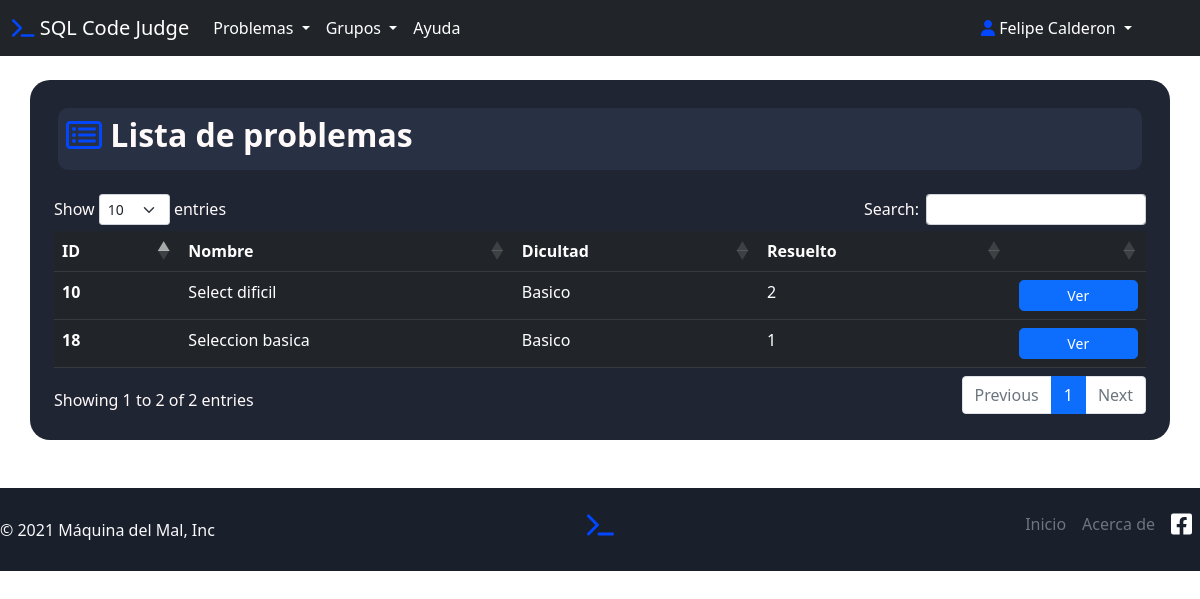
/php/listaProblemas.php (signed in), run on the app's committed database.
### tables this page shows
CREATE TABLE `problema` (
  `idPROBLEMA` int(11) NOT NULL,
  `Titulo` varchar(45) NOT NULL,
  `Descripcion` longtext NOT NULL,
  `DOCENTE_idUsuario` int(11) NOT NULL,
  `Solucion` longtext NOT NULL,
  `CATEGORIA_idCATEGORIA` int(11) NOT NULL,
  `dificultad` enum('Basico','Intermedio','Avanzado') NOT NULL,
  `NombreBaseDatos` enum('World','Sakila','Nwind') NOT NULL
);

### php/listaProblemas.php (the view, shortened to what this page needs)
<?php
$conexion = conectar();
?>
<!DOCTYPE html>
<html lang="es">
<head>
    <link rel="stylesheet" href="../css/style-main.css">
    <link href="https://cdn.jsdelivr.net/npm/bootstrap@5.1.1/dist/css/bootstrap.min.css" rel="stylesheet">
    <link rel="stylesheet" href="https://cdn.datatables.net/1.11.3/css/dataTables.bootstrap5.min.css">
    <link rel="stylesheet" href="https://cdn.datatables.net/autofill/2.3.7/css/autoFill.bootstrap5.min.css">
</head>
<body>
    <div>
        <nav class="navbar navbar-expand-lg navbar-dark bg-dark">
            <div class="container-fluid">
                <a class="navbar-brand" href="../index.php" id="logo"><i class="fas fa-terminal" style="color: #0247fe;"></i> SQL Code Judge</a>
                <div class="collapse navbar-collapse" id="navbarSupportedContent">
                    <ul class="navbar-nav me-auto mb-2 mb-lg-0">
                        <li class="nav-item dropdown">
                            <a class="nav-link dropdown-toggle" href="#" id="navbarDropdown" role="button" data-bs-toggle="dropdown" aria-expanded="false">
                                Problemas
                            </a>
                        </li>
                        <?php
                        if (isset($_SESSION['tipo'])) {
                            $usuario = $_SESSION['tipo'];
                            if ($usuario != "alumno") {
                        ?>
                                <li class="nav-item dropdown">
                                    <a class="nav-link dropdown-toggle" id="navbarDropdown" role="button" href="#" data-bs-toggle="dropdown" aria-expanded="false">
                                        Grupos
                                    </a>
                                </li>
                        <?php
                            }
                        }
                        ?>
                        <li class="nav-item">
                            <a class="nav-link active" aria-current="page" href="#">Ayuda</a>
                        </li>
                    </ul>
                    <ul class="navbar-nav  mb-2 mb-lg-0">
                        <li class="nav-item dropdown mx-5">
                            <a class="nav-link dropdown-toggle" href="#" id="navbarDropdown" role="button" data-bs-toggle="dropdown" aria-expanded="false">
                                <i class="fas fa-user" style="color: #0247fe;"></i> <?php echo $_SESSION['nombres'] . " " . $_SESSION['apellidos'] ?>
                            </a>
                        </li>
                    </ul>
                </div>
            </div>
        </nav>
        <div class="dark-container container card-body mt-4 p-4">
            <div class="dark-div mt-1 mx-1 mb-4 py-2 px-2">
                <h2 style="color: snow;"><i class="far fa-list-alt" style="color: #0247fe;"></i> <strong>Lista de problemas</strong></h2>
            </div>
            <table id="tablasLista" class="table table-dark table-hover" style="width:100%">
                <thead>
                    <tr>
                        <th scope="col">ID</th>
                        <th scope="col">Nombre</th>
                        <th scope="col">Dicultad</th>
                        <th scope="col">Resuelto</th>
                        <th scope="col"></th>
                    </tr>
                </thead>
                <tbody>
                    <?php
                    $sql = "select P.idPROBLEMA,P.titulo,P.dificultad,
                                (
                                    select count(distinct E.ALUMNO_idAlumno) from envio E where E.Estado= 'AC' AND E.PROBLEMA_idPROBLEMA = P.idPROBLEMA
                                )as Resueltos
                                from PROBLEMA P ;";
                    $resultado = mysqli_query($conexion, $sql);
                    while ($mostra = mysqli_fetch_array($resultado)) {
                    ?>
                        <tr>
                            <th><?php echo $mostra['idPROBLEMA'] ?></th>
                            <td><?php echo $mostra['titulo'] ?></td>
                            <td><?php echo $mostra['dificultad'] ?></td>
                            <td><?php echo $mostra['Resueltos'] ?></td>
                            <form action="Problema.php">
                                <td><button type="submit" class="btn btn-primary btn-sm w-100 rounded-3" name="id" value="<?php echo $mostra['idPROBLEMA'] ?>">Ver</button></td>
                            </form>
                        </tr>
                    <?php
                    }
                    ?>
                </tbody>
            </table>
        </div>
    </div>
</body>
<footer class="footer-color d-flex flex-wrap justify-content-between align-items-center py-3 mt-5">
        <p class="col-md-4 mb-0 text-light">&copy; 2021 Máquina del Mal, Inc</p>
        <a href="../index.php" class="col-md-4 d-flex align-items-center justify-content-center mb-3 mb-md-0 me-md-auto link-dark text-decoration-none">
            <h4><i class="fas fa-terminal" style="color: #0247fe;"></i></h4>
        </a>
        <ul class="nav col-md-4 justify-content-end">
            <li class="nav-item"><a href="../index.php" class="nav-link px-2 text-muted">Inicio</a></li>
            <li class="nav-item"><a href="http://www.itsur.edu.mx/ing_sistemas.php" class="nav-link px-2 text-muted">Acerca de</a></li>
            <li class="nav-item">
                <a href="https://www.facebook.com/ITSURGTO" class="nav-link px-2 text-muted">
                    <i class="h4 fab fa-facebook-square" style="color: rgb(255, 255, 255);"></i></a>
            </li>
        </ul>
</footer>
</html>

### css/style-main.css (style rules this page uses)
body { height: 100%; background-image: url("../img/4882065.svg"); background-size: cover; background-size: 150%; background-repeat: no-repeat; background-position: center center; background-attachment: fixed; color: snow !important; }
.dark-container { background-color: #1f2533 !important; width: 100% !important; height: 100% !important; border-radius: 20px !important; }
.dark-div { background-color: #283044 !important; border-radius: 10px !important; }
#navbarDropdown { color: white; }
.footer-color { background-color: #1a1f2c; }

### data on the page
problema: idPROBLEMA "10", Titulo "Select dificil", dificultad "Basico", Resueltos "2"
problema: idPROBLEMA "18", Titulo "Seleccion basica", dificultad "Basico", Resueltos "1"

### other printed values
$_SESSION['nombres'] "Felipe"
$_SESSION['apellidos'] "Calderon"
